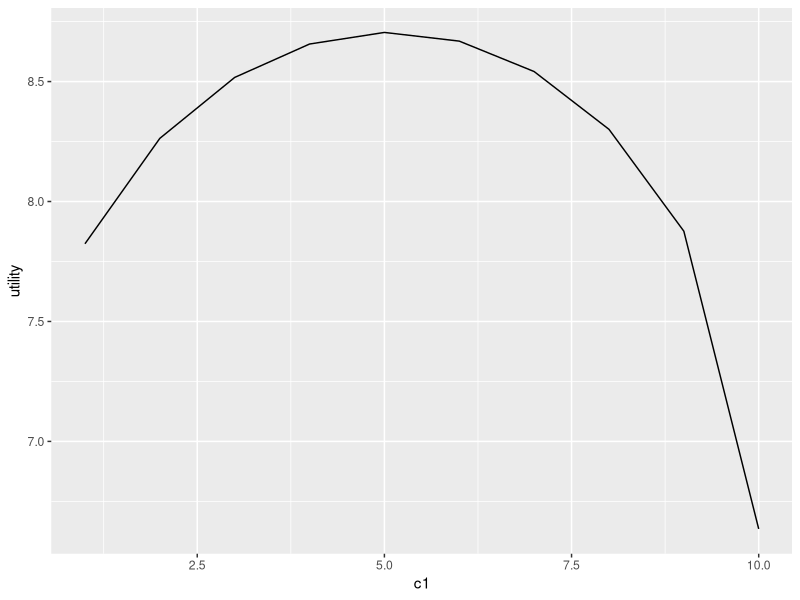

The R source for this figure: (Note: this script raises an error after producing the figure.)

# Fall 2022. Intertemporal consumption problem

# Cunsum pr. 2
fn_c2 <- function(c1, r, Y){ (1+r)*(Y-c1)}

# a) The Utility function, from c1 and c2. g = 0.4, and B = 0.96

utility <- function(c1, c2, g = 0.4, B = 0.96){ c1^(1-g)/(1-g) + B*(c2^(1-g)/(1-g)) }

# Person A: Y = 10, r = 0.05

# Utility as a function of c1
utility_c1 <- function(c_pr_1){
    utility( c1 = c_pr_1 , c2 = fn_c2(c1 = c_pr_1, r = 0.05, Y = 10) )
}

# Testing the function
utility_c1( c_pr_1 =  1)

# Utility from 1 to 10
vec_c1 <- 1:10

# Calculating U from 1 to 10, than make a plot
library(tidyverse)

df <- tibble( utility = map_dbl( vec_c1, \(x) utility_c1(x)), c1 = vec_c1 )

# Making the plot
graph <- df |>
    ggplot( aes( x = c1, y = utility) ) +
    geom_line()

graph
# b) Find max, from where the derivat is eq. 0

fn_der <- function(a,f, h = 0.00001){ (f(a+h)-f(a))/h }

fn_der(
    f = utility_c1,
    a = 2
)

fn_derivate_uc1 <- function(a){
    fn_der(
    f = utility_c1,
    a = a
)
    
}

# Use algorithm to find the value 0
fn_descant(x0 = 1, x1 = 7, f = fn_derivate_uc1, max_rep = 4,error = 0.00004 )

# Returned value
p <- tibble( 
    x=  fn_descant(x0 = 1, x1 = 7, f = fn_derivate_uc1, max_rep = 4,error = 0.00004 ),
    y = utility_c1(c_pr_1 = x)
    )

# Grapichal representation
graph + 
    geom_point( data = p, aes(x = x, y = y),
    color= "red",
    size = 6
    )


# c) Return to saving is random

# Cunsum pr. 2, with random return of saving R
R <- function( lambda = 0.9 ){ rexp(n = 1, rate  = lambda)}

fn_c2 <- function(c1, R = R(), Y){ R*(Y-c1)}

